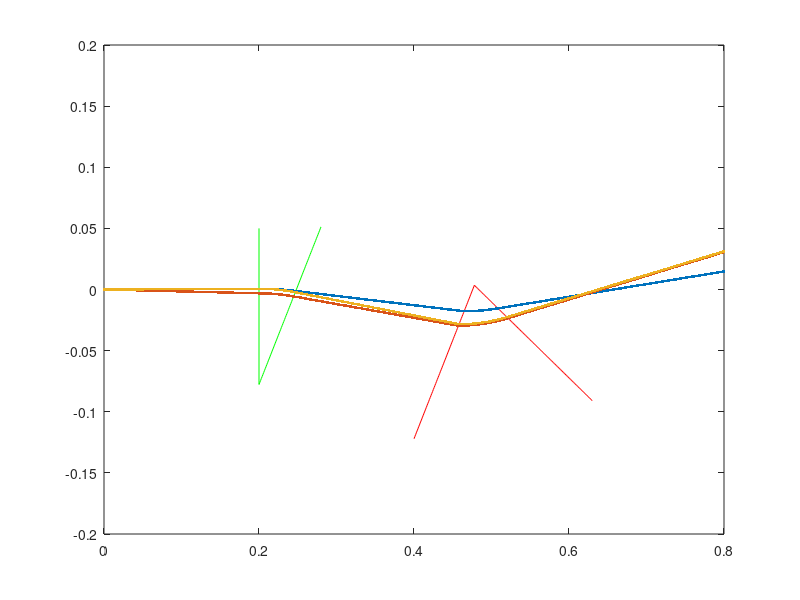

Here is the MATLAB script that generated this plot:
clc; clear all; close all;
B = 6e20; %magneticka indukce, musime zvolit
E = 1e20; %intenzita elektrostatickeho pole, musime zvolit
delkaLetoveTrubice = 0.2;
z = 1;
q = 1* 1.6021766208e-19;%naboj iontu

m = 164; %hmotnost iontu v Daltonech, prvni trojcisli VUTID
Ek = 3; %kineticka energie iontu v kev, soucet poslednich dvou nenulovych cislic VUTID
rozptyl_Ek = 0.4 * (1+6+4+2+1+2)/6; %rozptyl kineticke enregie iontu
rozptyl_Osa = 0.1 * (1+6+4+2+1+2); %uhlovy rozptyl iontu od centralni osy zarizeni, stupne

%prevody jednotek
% m = 1.66053904*10^(-27)*m; %hmotnost na kg
% Ek = Ek/ 6.2415064799632E+15; % kiteticka na jouly
% rozptyl_Ek = rozptyl_Ek/6.2415064799632E+15; %rozptyl na jouly
%%%%%%%%%%%%%%%%%%%%%%%%%%%%%%%%%%%%%%%%%%%%%%%%%%%%%%%%%%%%

n = 3; %pocet iontu

rozptylIontu = normrnd(0, rozptyl_Osa, [1, n]);
normaly = tan(deg2rad(rozptylIontu));

rozptylenaEk = normrnd(Ek, rozptyl_Ek, [1, n]);


delka = 0:0.001:0.2;
x = ones(length(delka), n);
y = [];

primkaElPole2 = @(x) 1.6116 * x -0.4;

primkaMagnet1 =  @(x) 1.6116 * x - 0.7667;

primkaMagnet2 = @(x) -0.6205 * x + 0.3;



figure
plot(0.2:0.001:0.28,primkaElPole2(0.2:0.001:0.28), 'g')
xlim([0 0.8])
hold on
plot(0.4:0.001:0.478,primkaMagnet1(0.4:0.001:0.478), 'r')
plot(0.478:0.001:0.63,primkaMagnet2(0.478:0.001:0.63), 'r')
%line([0.6 0.6], [-0.3 -0.06]);
line([0.2 0.2], [-0.07768 0.05], 'Color','green');
%line([0.9 0.9], [-0.1 0], 'Color', 'red');
rElek = (2*rozptylenaEk)/(q*E);
rMagnet = (sqrt(2*m*rozptylenaEk))/(q*B);
for i = 1:n
y = [];
delkovyIterator = 0;

%letova trubice
for j = 0:0.001:0.2
    y = [y; j.*normaly(i)];
    delkovyIterator = delkovyIterator + 0.001;
end

%elektricke pole
pocatek = y(end, :);

for j = 0:0.001:rElek(i)
    %vykresleni kruznice
    y = [y; sqrt(rElek(i)*rElek(i) - j*j)-rElek(i)+pocatek];
    delkovyIterator = delkovyIterator + 0.001;
    if y(end)<primkaElPole2(delkovyIterator)
        smerY =y(end) - y(end-1);
        break;
    end
end

% while y(end)>primkaMagnet2(delkovyIterator)
%     y = [y; y(end)+smerY];
%     delkovyIterator = delkovyIterator + 0.001;
% end


while y(end)>primkaMagnet1(delkovyIterator)
    y = [y; y(end)+smerY];
    delkovyIterator = delkovyIterator + 0.001;
end

pocatek = y(end, :);
for j = 0:0.001:rMagnet(i)
    %nuloveY = rMagnet(i) - sqrt(rMagnet(i)*rMagnet(i) - rMagnet(i)/2*rMagnet(i)/2);
    y = [y; -sqrt(rMagnet(i)*rMagnet(i) - j*j)+rMagnet(i)+pocatek];
    delkovyIterator = delkovyIterator + 0.001;
    if y(end)>primkaMagnet2(delkovyIterator)
        smerY =y(end) - y(end-1);
        break;
    end
   
end

%detektor
while delkovyIterator<=1.2
    y = [y; y(end) + smerY];
    delkovyIterator = delkovyIterator + 0.001;
end



plot(0:0.001:(length(y)-1)/1000, y, '.')
hold on

end

